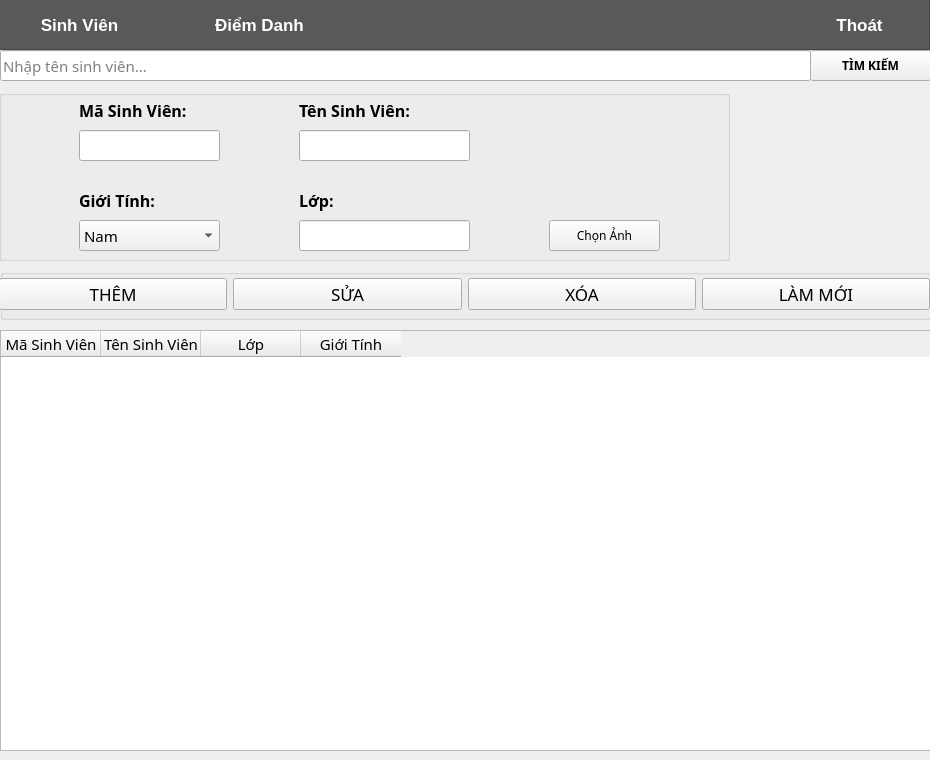
<?xml version="1.0" encoding="UTF-8"?>
<ui version="4.0">
 <class>sinhvien</class>
 <widget class="QMainWindow" name="sinhvien">
  <property name="geometry">
   <rect>
    <x>0</x>
    <y>0</y>
    <width>930</width>
    <height>760</height>
   </rect>
  </property>
  <property name="font">
   <font>
    <family>Segoe UI Variable</family>
    <weight>50</weight>
    <bold>false</bold>
   </font>
  </property>
  <property name="acceptDrops">
   <bool>false</bool>
  </property>
  <property name="windowTitle">
   <string>MainWindow</string>
  </property>
  <property name="autoFillBackground">
   <bool>false</bool>
  </property>
  <property name="animated">
   <bool>true</bool>
  </property>
  <property name="documentMode">
   <bool>false</bool>
  </property>
  <property name="tabShape">
   <enum>QTabWidget::Rounded</enum>
  </property>
  <property name="unifiedTitleAndToolBarOnMac">
   <bool>false</bool>
  </property>
  <widget class="QWidget" name="centralwidget">
   <property name="cursor">
    <cursorShape>ArrowCursor</cursorShape>
   </property>
   <widget class="QFrame" name="frame">
    <property name="geometry">
     <rect>
      <x>-1</x>
      <y>-1</y>
      <width>931</width>
      <height>51</height>
     </rect>
    </property>
    <property name="autoFillBackground">
     <bool>false</bool>
    </property>
    <property name="styleSheet">
     <string notr="true">background-color: rgb(89, 89, 89);</string>
    </property>
    <property name="frameShape">
     <enum>QFrame::StyledPanel</enum>
    </property>
    <property name="frameShadow">
     <enum>QFrame::Raised</enum>
    </property>
    <widget class="QPushButton" name="windowDiemDanh">
     <property name="geometry">
      <rect>
       <x>190</x>
       <y>0</y>
       <width>141</width>
       <height>51</height>
      </rect>
     </property>
     <property name="font">
      <font>
       <pointsize>13</pointsize>
       <weight>75</weight>
       <bold>true</bold>
       <kerning>false</kerning>
      </font>
     </property>
     <property name="cursor">
      <cursorShape>PointingHandCursor</cursorShape>
     </property>
     <property name="autoFillBackground">
      <bool>false</bool>
     </property>
     <property name="styleSheet">
      <string notr="true">color: rgb(255, 255, 255);</string>
     </property>
     <property name="text">
      <string>Điểm Danh</string>
     </property>
     <property name="flat">
      <bool>true</bool>
     </property>
    </widget>
    <widget class="QPushButton" name="btnThoat">
     <property name="geometry">
      <rect>
       <x>790</x>
       <y>0</y>
       <width>141</width>
       <height>51</height>
      </rect>
     </property>
     <property name="font">
      <font>
       <pointsize>13</pointsize>
       <weight>75</weight>
       <bold>true</bold>
       <kerning>false</kerning>
      </font>
     </property>
     <property name="cursor">
      <cursorShape>PointingHandCursor</cursorShape>
     </property>
     <property name="autoFillBackground">
      <bool>false</bool>
     </property>
     <property name="styleSheet">
      <string notr="true">color: rgb(255, 255, 255);</string>
     </property>
     <property name="text">
      <string>Thoát</string>
     </property>
     <property name="flat">
      <bool>true</bool>
     </property>
    </widget>
    <widget class="QPushButton" name="windowSinhVien">
     <property name="geometry">
      <rect>
       <x>10</x>
       <y>0</y>
       <width>141</width>
       <height>51</height>
      </rect>
     </property>
     <property name="font">
      <font>
       <pointsize>13</pointsize>
       <weight>75</weight>
       <bold>true</bold>
       <kerning>false</kerning>
      </font>
     </property>
     <property name="cursor">
      <cursorShape>PointingHandCursor</cursorShape>
     </property>
     <property name="autoFillBackground">
      <bool>false</bool>
     </property>
     <property name="styleSheet">
      <string notr="true">color: rgb(255, 255, 255);</string>
     </property>
     <property name="text">
      <string>Sinh Viên</string>
     </property>
     <property name="flat">
      <bool>true</bool>
     </property>
    </widget>
   </widget>
   <widget class="QLineEdit" name="txtTimKiem">
    <property name="geometry">
     <rect>
      <x>0</x>
      <y>50</y>
      <width>811</width>
      <height>31</height>
     </rect>
    </property>
    <property name="font">
     <font>
      <pointsize>11</pointsize>
     </font>
    </property>
    <property name="placeholderText">
     <string>Nhập tên sinh viên...</string>
    </property>
   </widget>
   <widget class="QGroupBox" name="groupBox">
    <property name="geometry">
     <rect>
      <x>-1</x>
      <y>90</y>
      <width>731</width>
      <height>171</height>
     </rect>
    </property>
    <property name="title">
     <string/>
    </property>
    <widget class="QLabel" name="label">
     <property name="geometry">
      <rect>
       <x>80</x>
       <y>0</y>
       <width>141</width>
       <height>41</height>
      </rect>
     </property>
     <property name="font">
      <font>
       <pointsize>12</pointsize>
       <weight>75</weight>
       <bold>true</bold>
      </font>
     </property>
     <property name="text">
      <string>Mã Sinh Viên:</string>
     </property>
     <property name="scaledContents">
      <bool>false</bool>
     </property>
    </widget>
    <widget class="QLineEdit" name="txtMaSinhVien">
     <property name="geometry">
      <rect>
       <x>80</x>
       <y>40</y>
       <width>141</width>
       <height>31</height>
      </rect>
     </property>
     <property name="font">
      <font>
       <pointsize>11</pointsize>
      </font>
     </property>
    </widget>
    <widget class="QLineEdit" name="txtTenSinhVien">
     <property name="geometry">
      <rect>
       <x>300</x>
       <y>40</y>
       <width>171</width>
       <height>31</height>
      </rect>
     </property>
     <property name="font">
      <font>
       <pointsize>11</pointsize>
      </font>
     </property>
    </widget>
    <widget class="QLabel" name="label_2">
     <property name="geometry">
      <rect>
       <x>300</x>
       <y>0</y>
       <width>141</width>
       <height>41</height>
      </rect>
     </property>
     <property name="font">
      <font>
       <pointsize>12</pointsize>
       <weight>75</weight>
       <bold>true</bold>
      </font>
     </property>
     <property name="text">
      <string>Tên Sinh Viên:</string>
     </property>
     <property name="scaledContents">
      <bool>false</bool>
     </property>
    </widget>
    <widget class="QLabel" name="label_3">
     <property name="geometry">
      <rect>
       <x>80</x>
       <y>90</y>
       <width>121</width>
       <height>41</height>
      </rect>
     </property>
     <property name="font">
      <font>
       <pointsize>12</pointsize>
       <weight>75</weight>
       <bold>true</bold>
      </font>
     </property>
     <property name="text">
      <string>Giới Tính:</string>
     </property>
     <property name="scaledContents">
      <bool>false</bool>
     </property>
    </widget>
    <widget class="QLabel" name="label_7">
     <property name="geometry">
      <rect>
       <x>300</x>
       <y>90</y>
       <width>121</width>
       <height>41</height>
      </rect>
     </property>
     <property name="font">
      <font>
       <pointsize>12</pointsize>
       <weight>75</weight>
       <bold>true</bold>
      </font>
     </property>
     <property name="text">
      <string>Lớp:</string>
     </property>
     <property name="scaledContents">
      <bool>false</bool>
     </property>
    </widget>
    <widget class="QComboBox" name="cbGioiTinh">
     <property name="geometry">
      <rect>
       <x>80</x>
       <y>130</y>
       <width>141</width>
       <height>31</height>
      </rect>
     </property>
     <property name="font">
      <font>
       <pointsize>11</pointsize>
      </font>
     </property>
     <item>
      <property name="text">
       <string>Nam</string>
      </property>
     </item>
     <item>
      <property name="text">
       <string>Nữ</string>
      </property>
     </item>
    </widget>
    <widget class="QPushButton" name="btnChonAnh">
     <property name="geometry">
      <rect>
       <x>550</x>
       <y>130</y>
       <width>111</width>
       <height>31</height>
      </rect>
     </property>
     <property name="text">
      <string>Chọn Ảnh</string>
     </property>
    </widget>
    <widget class="QLineEdit" name="txtLop">
     <property name="geometry">
      <rect>
       <x>300</x>
       <y>130</y>
       <width>171</width>
       <height>31</height>
      </rect>
     </property>
    </widget>
   </widget>
   <widget class="QGroupBox" name="groupBox_2">
    <property name="geometry">
     <rect>
      <x>0</x>
      <y>269</y>
      <width>931</width>
      <height>51</height>
     </rect>
    </property>
    <property name="title">
     <string/>
    </property>
    <widget class="QWidget" name="horizontalLayoutWidget">
     <property name="geometry">
      <rect>
       <x>-1</x>
       <y>0</y>
       <width>931</width>
       <height>51</height>
      </rect>
     </property>
     <layout class="QHBoxLayout" name="horizontalLayout_2">
      <item>
       <widget class="QPushButton" name="btnThem">
        <property name="font">
         <font>
          <pointsize>13</pointsize>
          <weight>50</weight>
          <bold>false</bold>
         </font>
        </property>
        <property name="cursor">
         <cursorShape>PointingHandCursor</cursorShape>
        </property>
        <property name="text">
         <string>THÊM</string>
        </property>
       </widget>
      </item>
      <item>
       <widget class="QPushButton" name="btnSua">
        <property name="font">
         <font>
          <pointsize>13</pointsize>
          <weight>50</weight>
          <bold>false</bold>
         </font>
        </property>
        <property name="cursor">
         <cursorShape>PointingHandCursor</cursorShape>
        </property>
        <property name="text">
         <string>SỬA</string>
        </property>
       </widget>
      </item>
      <item>
       <widget class="QPushButton" name="btnXoa">
        <property name="font">
         <font>
          <pointsize>13</pointsize>
          <weight>50</weight>
          <bold>false</bold>
         </font>
        </property>
        <property name="cursor">
         <cursorShape>PointingHandCursor</cursorShape>
        </property>
        <property name="text">
         <string>XÓA</string>
        </property>
       </widget>
      </item>
      <item>
       <widget class="QPushButton" name="btnLamMoi">
        <property name="font">
         <font>
          <pointsize>13</pointsize>
          <weight>50</weight>
          <bold>false</bold>
         </font>
        </property>
        <property name="cursor">
         <cursorShape>PointingHandCursor</cursorShape>
        </property>
        <property name="text">
         <string>LÀM MỚI</string>
        </property>
       </widget>
      </item>
     </layout>
    </widget>
   </widget>
   <widget class="QPushButton" name="btnTimKiem">
    <property name="geometry">
     <rect>
      <x>810</x>
      <y>50</y>
      <width>121</width>
      <height>31</height>
     </rect>
    </property>
    <property name="font">
     <font>
      <pointsize>9</pointsize>
      <weight>75</weight>
      <bold>true</bold>
     </font>
    </property>
    <property name="cursor">
     <cursorShape>PointingHandCursor</cursorShape>
    </property>
    <property name="text">
     <string>TÌM KIẾM</string>
    </property>
   </widget>
   <widget class="QTableWidget" name="tblSinhVien">
    <property name="enabled">
     <bool>true</bool>
    </property>
    <property name="geometry">
     <rect>
      <x>0</x>
      <y>330</y>
      <width>931</width>
      <height>421</height>
     </rect>
    </property>
    <property name="font">
     <font>
      <pointsize>11</pointsize>
     </font>
    </property>
    <property name="lineWidth">
     <number>3</number>
    </property>
    <property name="midLineWidth">
     <number>1</number>
    </property>
    <property name="sizeAdjustPolicy">
     <enum>QAbstractScrollArea::AdjustIgnored</enum>
    </property>
    <property name="alternatingRowColors">
     <bool>false</bool>
    </property>
    <property name="selectionMode">
     <enum>QAbstractItemView::SingleSelection</enum>
    </property>
    <property name="showGrid">
     <bool>false</bool>
    </property>
    <property name="gridStyle">
     <enum>Qt::NoPen</enum>
    </property>
    <property name="wordWrap">
     <bool>false</bool>
    </property>
    <attribute name="horizontalHeaderVisible">
     <bool>true</bool>
    </attribute>
    <attribute name="horizontalHeaderCascadingSectionResizes">
     <bool>false</bool>
    </attribute>
    <attribute name="horizontalHeaderHighlightSections">
     <bool>true</bool>
    </attribute>
    <attribute name="horizontalHeaderShowSortIndicator" stdset="0">
     <bool>false</bool>
    </attribute>
    <attribute name="horizontalHeaderStretchLastSection">
     <bool>false</bool>
    </attribute>
    <attribute name="verticalHeaderVisible">
     <bool>true</bool>
    </attribute>
    <attribute name="verticalHeaderCascadingSectionResizes">
     <bool>true</bool>
    </attribute>
    <attribute name="verticalHeaderShowSortIndicator" stdset="0">
     <bool>false</bool>
    </attribute>
    <attribute name="verticalHeaderStretchLastSection">
     <bool>false</bool>
    </attribute>
    <column>
     <property name="text">
      <string>Mã Sinh Viên</string>
     </property>
    </column>
    <column>
     <property name="text">
      <string>Tên Sinh Viên</string>
     </property>
    </column>
    <column>
     <property name="text">
      <string>Lớp</string>
     </property>
    </column>
    <column>
     <property name="text">
      <string>Giới Tính</string>
     </property>
    </column>
   </widget>
   <widget class="QLabel" name="lblAvatar">
    <property name="geometry">
     <rect>
      <x>740</x>
      <y>90</y>
      <width>181</width>
      <height>171</height>
     </rect>
    </property>
    <property name="text">
     <string/>
    </property>
    <property name="scaledContents">
     <bool>true</bool>
    </property>
   </widget>
  </widget>
 </widget>
 <resources/>
 <connections/>
</ui>
